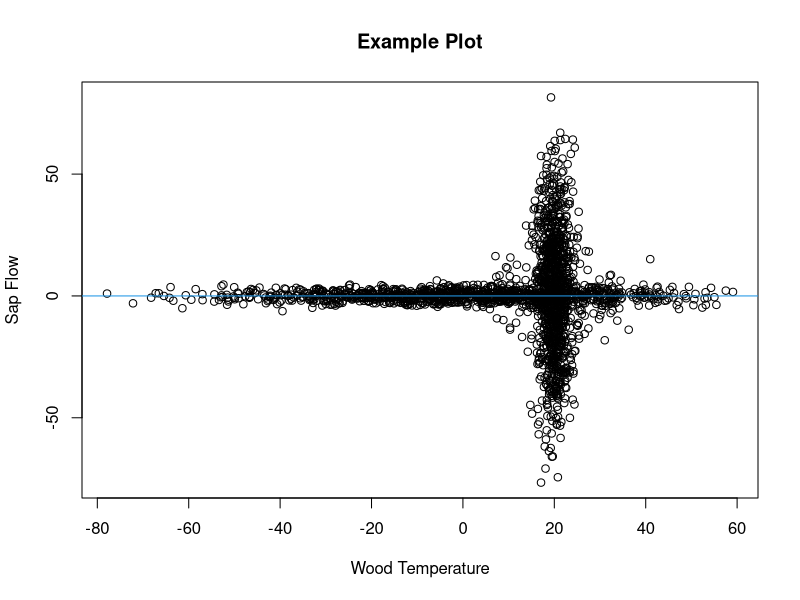

Write R code to recreate this figure. (Note: this script raises an error after producing the figure.)

# Finding Critical Points

# David Moore
# University of New Hampshire Ecohydrology Lab
# May 2023
# davidblakneymoore@gmail.com


# The Explanation

# There are situations where data points, when plotted, cluster around the
# horizontal axis except when they're near a particular value along that axis.
# A picture will help describe this situation.

Predictor_Variable <- c(rnorm(1000, 0, 25), rnorm(1000, 20, 2), rnorm(100, 20, 10))
Response_Variable <- c(rnorm(1000, 0, 2), rnorm(1000, 0, 25), rnorm(100, 0, 10))
Data_Frame <- data.frame(Predictor_Variable = Predictor_Variable, Response_Variable = Response_Variable)
plot(Response_Variable ~ Predictor_Variable, Data_Frame, main = 'Example Plot', xlab = 'Wood Temperature', ylab = 'Sap Flow')
abline(h = 0, col = 4)

# This figure is included in this repository - it's called 'Example Plot 1'.

# This made-up data mimics what I've seen in my studies on winter-dormant-
# season sap flow, where wood temperature is the predictor variable and sap
# flow is the response variable. At extreme wood temperature values, there is
# essentially no sap flow, but when wood temperature values approach a
# particular value (which is often species-specific), sap flows either upward
# or downward in deciduous hardwoods.

# In these scenarios, the value of the predictor variable at which the response
# variable is most variable is unknown. This value, which I'll call the
# 'critical value', must be identified and likely has physiological
# significance for the tree. Here, I propose a method to estimate these
# critical values.

# To estimate a critical value, I propose to split the plane of the plot up
# into four quadrants. The quadrants will come together at a point on the
# horizontal axis somewhere between the minimum and maximum values of the
# predictor variable.  These quadrants will be delineated by two lines that
# cross on the horizontal axis and that have slopes of equal magnitude but of
# different signs (in other words, the lines that delineate the quadrants are
# reflections of each other about the vertical line that passes through the
# point where the lines delineating the quadrant cross). Again, a figure will
# help to illustrate this concept.

Horizontal_Axis_Intercept_Interval <- 0.1
Slope_Interval <- 0.01
Angles <- seq((0 + Slope_Interval), ((pi / 2) - Slope_Interval), Slope_Interval)
Horizontal_Axis_Intercepts <- seq(min(Data_Frame$Predictor_Variable), max(Data_Frame$Predictor_Variable), by = Horizontal_Axis_Intercept_Interval)
i <- sample(seq_len(length((Horizontal_Axis_Intercepts))), 1)
j <- sample(seq_len(length(Angles)), 1)
Bottommost_Points <- ifelse(Data_Frame$Response_Variable < (tan(Angles[j]) * Data_Frame$Predictor_Variable + (-Horizontal_Axis_Intercepts[i] * tan(Angles[j]))) & Data_Frame$Response_Variable < -(tan(Angles[j]) * Data_Frame$Predictor_Variable + (-Horizontal_Axis_Intercepts[i] * tan(Angles[j]))), T, F)
Leftmost_Regions <- ifelse(Data_Frame$Response_Variable > (tan(Angles[j]) * Data_Frame$Predictor_Variable + (-Horizontal_Axis_Intercepts[i] * tan(Angles[j]))) & Data_Frame$Response_Variable < -(tan(Angles[j]) * Data_Frame$Predictor_Variable + (-Horizontal_Axis_Intercepts[i] * tan(Angles[j]))), T, F)
Topmost_Points <- ifelse(Data_Frame$Response_Variable > (tan(Angles[j]) * Data_Frame$Predictor_Variable + (-Horizontal_Axis_Intercepts[i] * tan(Angles[j]))) & Data_Frame$Response_Variable > -(tan(Angles[j]) * Data_Frame$Predictor_Variable + (-Horizontal_Axis_Intercepts[i] * tan(Angles[j]))), T, F)
Rightmost_Points <- ifelse(Data_Frame$Response_Variable < (tan(Angles[j]) * Data_Frame$Predictor_Variable + (-Horizontal_Axis_Intercepts[i] * tan(Angles[j]))) & Data_Frame$Response_Variable > -(tan(Angles[j]) * Data_Frame$Predictor_Variable + (-Horizontal_Axis_Intercepts[i] * tan(Angles[j]))), T, F)
Bottommost_Points <- Data_Frame[Bottommost_Points, ]
Leftmost_Regions <- Data_Frame[Leftmost_Regions, ]
Topmost_Points <- Data_Frame[Topmost_Points, ]
Rightmost_Points <- Data_Frame[Rightmost_Points, ]
plot(Response_Variable ~ Predictor_Variable, Data_Frame, main = 'Example Plot', xlab = 'Wood Temperature', ylab = 'Sap Flow')
points(Bottommost_Points$Predictor_Variable, Bottommost_Points$Response_Variable, col = 2)
points(Leftmost_Regions$Predictor_Variable, Leftmost_Regions$Response_Variable, col = 3)
points(Topmost_Points$Predictor_Variable, Topmost_Points$Response_Variable, col = 4)
points(Rightmost_Points$Predictor_Variable, Rightmost_Points$Response_Variable, col = 5)
abline(a = (-Horizontal_Axis_Intercepts[i] * tan(Angles[j])), b = (tan(Angles[j])))
abline(a = -(-Horizontal_Axis_Intercepts[i] * tan(Angles[j])), b = -(tan(Angles[j])))
abline(h = 0)

# To find the critical value, two processes will happen. First, the lines
# delineating the quadrants will start at the leftmost data point and
# incrementally move rightward along the horizontal axis. Second, at each of
# the horizontal axis intercepts where these two lines meet, the angles of
# these lines will vary incrementally from 0 to pi / 2. For each combination of
# horizontal axis intercept and angle, a least-squares value will be
# calculated. This least-squares value will be the sum of the squared residuals
# from the topmost and bottommost quadrants (these residuals are the difference
# between the data points in these two quadrants and the vertical line that
# passes through the point where the lines delineating the quadrants cross)
# taken together and from the leftmost and rightmost quadrants (these residuals
# are the difference between the data points in these two quadrants and the
# horizontal axis) taken together. The critical point will be the value of the
# predictor variable that generates the minimum least-squares value.

# An even better and more descriptive figure that helps to explain this process
# is included in this repository - it's called 'Example Plot 2.jpeg'.

# This function takes five arguments. The first two are required.

# The 'Predictor_Variable' argument specifies which variable will be treated as
# the variable on the horizontal axis. If the 'Data_Frame' argument is used to
# specify a data frame containing the predictor variable column, the
# 'Predictor_Variable' argument should not be written as a character string (it
# should not be surrounded by quotation marks). If the 'Data_Frame' argument is
# not used, the 'Predictor_Variable' argument should  be written as a character
# string, surrounded by quotation marks. This argument must be numeric and of
# the same length as the 'Response_Variable' argument.

# The 'Response_Variable' argument specifies which variable will be treated as
# the variable on the vertical axis. If the 'Data_Frame' argument is used to
# specify a data frame containing the response variable column, the
# 'Response_Variable' argument should not be written as a character string (it
# should not be surrounded by quotation marks). If the 'Data_Frame' argument is
# not used, the 'Response_Variable' argument should  be written as a character
# string, surrounded by quotation marks. This argument must be numeric and of
# the same length as the 'Predictor_Variable' argument.

# The 'Data_Frame' argument is optional and can be used to identify an object
# of class 'data.frame' that contains both the predictor and response
# variables.

# The 'Slope_Interval' argument specifies, in radians, how gradually slopes
# (angles) should increase from 0 to pi / 2. Smaller 'Slope_Interval' values
# will cause the function to take longer to run but will lead to more accurate
# critical values. This argument must be numeric, of length 1, and between 0
# and pi / 2.

# The 'Horizontal_Axis_Intercept_Interval' argument specifies, in whatever
# units the predictor variable is in, how gradually the quadrants shift from
# right to left. Smaller 'Horizontal_Axis_Intercept_Interval' values will cause
# the function to take longer to run but will lead to more accurate critical
# values. This argument must be numeric, of length 1, and between 0
# and the domain of the predictor variable.


# The Function

Function_for_Finding_the_Critical_Point <- function (Predictor_Variable, Response_Variable, Data_Frame, Slope_Interval = 0.01, Horizontal_Axis_Intercept_Interval = 0.1) {
  if (is.null(Data_Frame)) {
    if (!is.numeric(Predictor_Variable) | !is.numeric(Response_Variable)) {
      stop ("'Predictor_Variable' and 'Response_Variable' must be numeric variables.")
    }
    if (length(Predictor_Variable) != length(Response_Variable)) {
      stop ("'Predictor_Variable' and 'Response_Variable' must be of the same length.")
    }
    Predictor_Variable_Name <- deparse(substitute(Predictor_Variable))
    Response_Variable_Name <- deparse(substitute(Response_Variable))
    Data_Frame <- data.frame(Predictor_Variable = Predictor_Variable, Response_Variable = Response_Variable)
  } else if (!is.null(Data_Frame)) {
    if (class(Data_Frame) != 'data.frame') {
      stop ("'Data_Frame' must be of class 'data.frame'.")
    }
    Predictor_Variable_Name <- deparse(substitute(Predictor_Variable))
    Response_Variable_Name <- deparse(substitute(Response_Variable))
    Predictor_Variable <- Data_Frame[, deparse(substitute(Predictor_Variable))]
    Response_Variable <- Data_Frame[, deparse(substitute(Response_Variable))]
    if (!is.numeric(Predictor_Variable) | !is.numeric(Response_Variable)) {
      stop ("'Predictor_Variable' and 'Response_Variable' must be numeric variables.")
    }
    if (length(Predictor_Variable) != length(Response_Variable)) {
      stop ("'Predictor_Variable' and 'Response_Variable' must be of the same length.")
    }
    Data_Frame <- data.frame(Predictor_Variable = Predictor_Variable, Response_Variable = Response_Variable)
  }
  if (!is.numeric(Horizontal_Axis_Intercept_Interval)) {
    stop ("'Horizontal_Axis_Intercept_Interval' must be numeric.")
  }
  if (length(Horizontal_Axis_Intercept_Interval) != 1) {
    stop ("'Horizontal_Axis_Intercept_Interval' must be a single value.")
  }
  if (Horizontal_Axis_Intercept_Interval <= 0 | Horizontal_Axis_Intercept_Interval >= (max(Data_Frame$Predictor_Variable) - min(Data_Frame$Predictor_Variable))) {
    stop ("'Intercept_Interval' must be greater than 0 and smaller than the difference between the maximum and minimum values of the predictor variable.")
  }
  if (!is.numeric(Slope_Interval)) {
    stop ("'Slope_Interval' must be numeric.")
  }
  if (length(Slope_Interval) != 1) {
    stop ("'Slope_Interval' must be a single value.")
  }
  if (Slope_Interval <= 0 | Slope_Interval >= pi / 2) {
    stop ("'Slope_Interval' must be greater than 0 and less than pi / 2.")
  }
  Angles <- seq((0 + Slope_Interval), ((pi / 2) - Slope_Interval), Slope_Interval)
  Horizontal_Axis_Intercepts <- seq(min(Data_Frame$Predictor_Variable), max(Data_Frame$Predictor_Variable), by = Horizontal_Axis_Intercept_Interval)
  Output <- list(NULL)
  k <- 1
  for (i in seq_len(length(Horizontal_Axis_Intercepts))) {
    for (j in seq_len(length(Angles))) {
      Bottommost_Points <- ifelse(Data_Frame$Response_Variable < (tan(Angles[j]) * Data_Frame$Predictor_Variable + (-Horizontal_Axis_Intercepts[i] * tan(Angles[j]))) & Data_Frame$Response_Variable < -(tan(Angles[j]) * Data_Frame$Predictor_Variable + (-Horizontal_Axis_Intercepts[i] * tan(Angles[j]))), T, F)
      Leftmost_Regions <- ifelse(Data_Frame$Response_Variable > (tan(Angles[j]) * Data_Frame$Predictor_Variable + (-Horizontal_Axis_Intercepts[i] * tan(Angles[j]))) & Data_Frame$Response_Variable < -(tan(Angles[j]) * Data_Frame$Predictor_Variable + (-Horizontal_Axis_Intercepts[i] * tan(Angles[j]))), T, F)
      Topmost_Points <- ifelse(Data_Frame$Response_Variable > (tan(Angles[j]) * Data_Frame$Predictor_Variable + (-Horizontal_Axis_Intercepts[i] * tan(Angles[j]))) & Data_Frame$Response_Variable > -(tan(Angles[j]) * Data_Frame$Predictor_Variable + (-Horizontal_Axis_Intercepts[i] * tan(Angles[j]))), T, F)
      Rightmost_Points <- ifelse(Data_Frame$Response_Variable < (tan(Angles[j]) * Data_Frame$Predictor_Variable + (-Horizontal_Axis_Intercepts[i] * tan(Angles[j]))) & Data_Frame$Response_Variable > -(tan(Angles[j]) * Data_Frame$Predictor_Variable + (-Horizontal_Axis_Intercepts[i] * tan(Angles[j]))), T, F)
      Vertical_Points <- Data_Frame[Bottommost_Points | Topmost_Points, ]
      Vertical_Sum_of_Squared_Residuals <- sum((Vertical_Points$Predictor_Variable - Horizontal_Axis_Intercepts[i]) ^ 2)
      Horizontal_Points <- Data_Frame[Leftmost_Regions | Rightmost_Points, ]
      Horizontal_Sum_of_Squared_Residuals <- sum((Horizontal_Points$Response_Variable) ^ 2)
      Overall_Sum_of_Squared_Residuals <- Vertical_Sum_of_Squared_Residuals + Horizontal_Sum_of_Squared_Residuals
      Output[[k]] <- list(Horizontal_Axis_Intercept = Horizontal_Axis_Intercepts[i], Angle = Angles[j], Overall_Sum_of_Squared_Residuals = Overall_Sum_of_Squared_Residuals, Bottommost_Points_List = Data_Frame[Bottommost_Points, ], Leftmost_Points_List = Data_Frame[Leftmost_Regions, ], Topmost_Points_List = Data_Frame[Topmost_Points, ], Rightmost_Points_List = Data_Frame[Rightmost_Points, ], Vertical_Points = Vertical_Points, Horizontal_Points = Horizontal_Points)
      k <- k + 1
    }
  }
  Output[[which.min(sapply(Output, `[`, 'Overall_Sum_of_Squared_Residuals'))]]
}


# An Example

# Let's see if we can identify the critical point for the made-up data we
# generated in the 'The Explanation' section.

(Output <- Function_for_Finding_the_Critical_Point(Predictor_Variable, Response_Variable, Data_Frame))
plot(Response_Variable ~ Predictor_Variable, Data_Frame, main = 'Example Plot', xlab = 'Wood Temperature', ylab = 'Sap Flow')
abline(h = 0, col = 4)
abline(v = Output$Horizontal_Axis_Intercept, col = 4)

# I think the function did a nice job!
